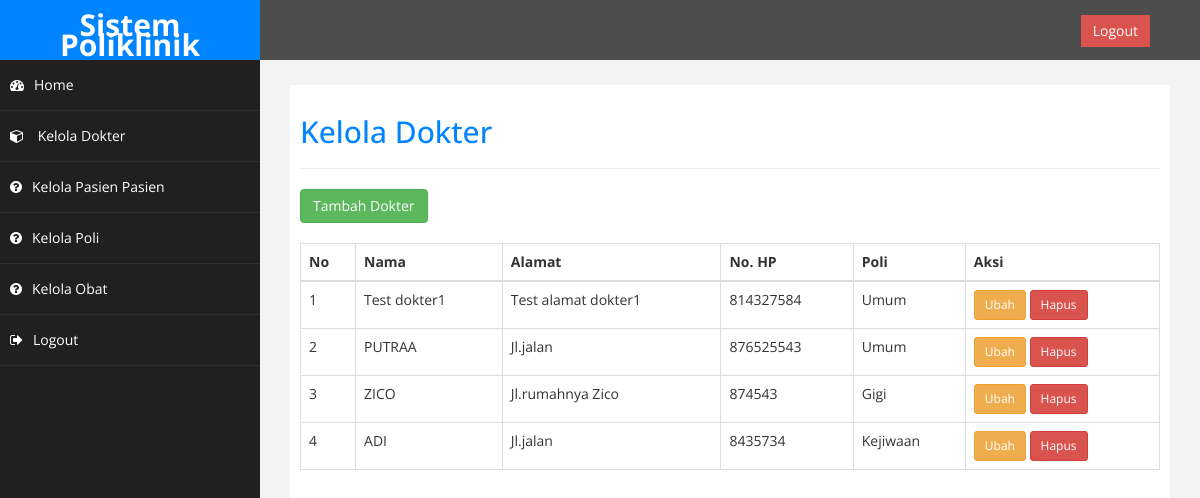
The app's page /admin/index.php?halaman=keloladokter (signed in) with its own data.
### tables this page shows
CREATE TABLE `dokter` (
  `id` int(11) NOT NULL,
  `nama` varchar(150) NOT NULL,
  `alamat` varchar(255) DEFAULT NULL,
  `no_hp` int(10) UNSIGNED NOT NULL,
  `id_poli` int(11) NOT NULL,
  `username` varchar(100) NOT NULL,
  `password` varchar(255) NOT NULL
);

CREATE TABLE `poli` (
  `id` int(11) NOT NULL,
  `nama_poli` varchar(25) NOT NULL,
  `keterangan` text DEFAULT NULL
);

### admin/keloladokter.php (the view, shortened to what this page needs)
<?php
include('koneksi.php');
?>
<h2>Kelola Dokter</h2>
<hr>
<button class="btn btn-success" data-toggle="modal" data-target="#modalTambah">Tambah Dokter</button>
<br><br>
<table class="table table-bordered">
    <thead>
        <tr>
            <th>No</th>
            <th>Nama</th>
            <th>Alamat</th>
            <th>No. HP</th>
            <th>Poli</th>
            <th>Aksi</th>
        </tr>
    </thead>
    <tbody>
        <?php
        $query = "SELECT dokter.*, poli.nama_poli FROM dokter JOIN poli ON dokter.id_poli = poli.id";
        $result = mysqli_query($koneksi, $query);
        $no = 1;
        while ($row = mysqli_fetch_assoc($result)) {
            echo "<tr>";
            echo "<td>" . $no++ . "</td>";
            echo "<td>" . $row['nama'] . "</td>";
            echo "<td>" . $row['alamat'] . "</td>";
            echo "<td>" . $row['no_hp'] . "</td>";
            echo "<td>" . $row['nama_poli'] . "</td>";
            echo "<td>";
            echo "<button class='btn btn-warning btn-sm' data-toggle='modal' data-target='#modalUbah" . $row['id'] . "'>Ubah</button> ";
            echo "<a href='index.php?halaman=keloladokter&hapus=" . $row['id'] . "' onclick='return confirm(\"Yakin ingin menghapus data ini?\")' class='btn btn-danger btn-sm'>Hapus</a>";
            echo "</td>";
            echo "</tr>";
            ?>
            <?php
        }
        ?>
    </tbody>
</table>

### admin/assets/css/custom.css (style rules this page uses)
body { font-family: 'Open Sans', sans-serif; }
h2 { color: rgb(0, 132, 255); }

### records on screen
dokter: nama "Test dokter1", alamat "Test alamat dokter1", no_hp "814327584", id_poli.nama_poli "Umum"
dokter: nama "PUTRAA", alamat "Jl.jalan", no_hp "876525543", id_poli.nama_poli "Umum"
dokter: nama "ZICO", alamat "Jl.rumahnya Zico", no_hp "874543", id_poli.nama_poli "Gigi"
dokter: nama "ADI", alamat "Jl.jalan", no_hp "8435734", id_poli.nama_poli "Kejiwaan"
